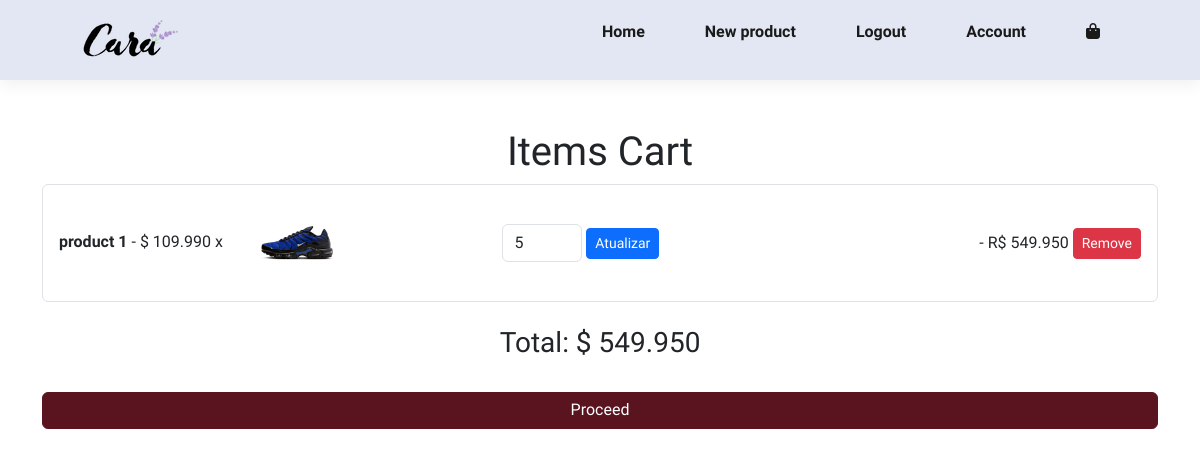
The page /cart/ (signed in) on the database as committed earlier.
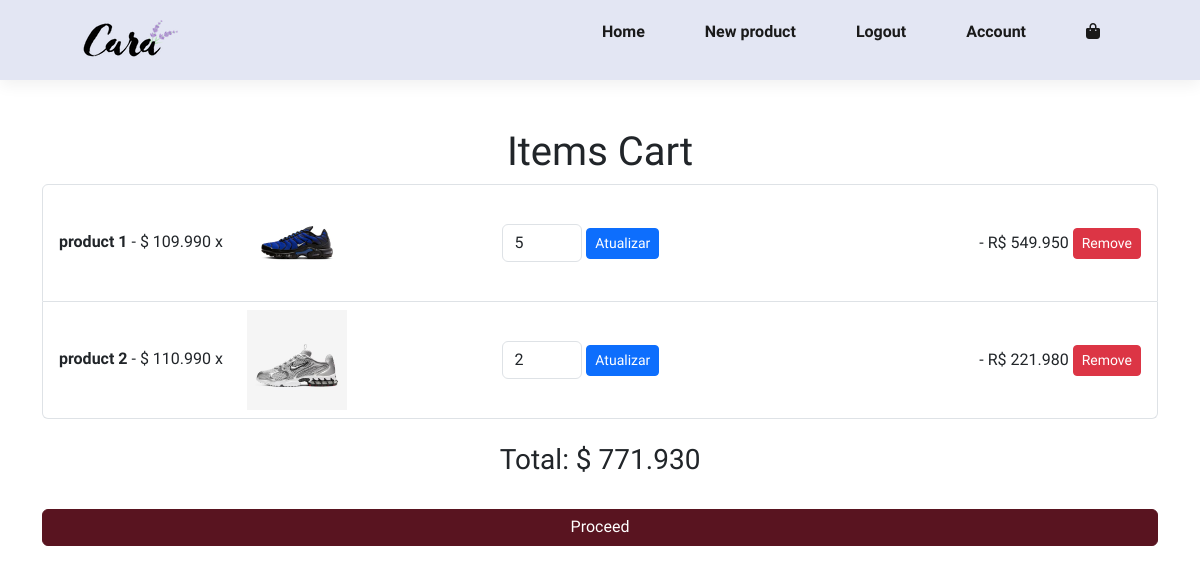
The same page on the database as committed later.
### apps/cart/models.py (models this page shows, shortened)
class CartItem(models.Model):
    user = models.ForeignKey(
        to=User,
        on_delete=models.SET_NULL,
        null=True,
        blank=False,
        related_name="cart_item"
    )
    product = models.ForeignKey(Product, on_delete=models.CASCADE)
    quantity = models.PositiveIntegerField(default=1)
    added_at = models.DateTimeField(auto_now_add=True)
    def total_price(self):
        return self.product.price * self.quantity

### apps/main/models.py (models this page shows, shortened)
class Product(models.Model):
    name = models.CharField(max_length=50, null=False, blank=False, default='Image')
    description = models.CharField(max_length=100, null=True, blank=True)
    image = models.ImageField(upload_to='fotos/%Y/%m/%d', blank=False, null=True, default=None)
    price = models.DecimalField(max_digits=10, decimal_places=3, blank=False, null=False, default=None)
    user = models.ForeignKey(
        to=User,
        on_delete=models.SET_NULL,
        null=True,
        blank=False,
        related_name="user"
    )

### apps/cart/views.py (the view)
    def wrapper(request, *args, **kwargs):
        if not request.user.is_authenticated:
            return redirect('login')
        return view_func(request, *args, **kwargs)

### apps/cart/views.py (called while the page is built)
def custom_login_required(view_func):
    def wrapper(request, *args, **kwargs):
        if not request.user.is_authenticated:
            return redirect('login')
        return view_func(request, *args, **kwargs)
    return wrapper

@custom_login_required
def cartView(request):
    cart_items = CartItem.objects.filter(user=request.user)
    if not cart_items.exists():
        messages.warning(request, "Your cart is empty.")
        return redirect('cart_view')
    total = sum(item.total_price() or 0 for item in cart_items)
    return render(request, 'cart-temp/cart.html', {'cart_items': cart_items, 'total': total})

### apps/cart/templates/cart-temp/cart.html (shortened to what this page needs)
{% extends 'cart-temp/base.html' %}
{% load static %}
{% block content %}
<div class="container mt-5">
    <h1 class="h1 text-center">Items Cart</h1>
    {% if cart_items %}
        <ul class="list-group">
            {% for item in cart_items %}
                <li class="list-group-item d-flex justify-content-between align-items-center">
                    <div>
                        <span class="fw-bold">{{ item.product.name }}</span> - $ {{ item.product.price }} x
                        <img class="image-cart" src="{{ item.product.image.url }}" alt="">
                    </div>
                    <form method="POST" action="{% url 'cart:update_item' item.id %}" class="d-inline">
                        <input type="number" name="quantity" class="form-control d-inline w-25" value="{{ item.quantity }}" min="1" />
                        <button type="submit" class="btn btn-sm btn-primary">Atualizar</button>
                    </form>
                    <div>
                        - R$ {{ item.total_price }}
                        <a href="{% url 'cart:remove_from_cart' item.id %}" class="btn btn-sm btn-danger">Remove</a>
                    </div>
                </li>
            {% endfor %}
        </ul>
        <h3 class="h3 text-center mt-4">Total: $ {{ total }}</h3>
        <br>
        <div class="col-12 text-center">
            <a href="{% url 'cart:checkout' %}">
            <button class="btn btn-success col-12" style="padding-top: 5px; background-color: #591420 !important; border-color: #591420 !important;" type="submit">Proceed</button>
            </a>
        </div>
    {% else %}
        <h1 class="h1 text-center text-muted">Your cart is empty</h1>
    {% endif %}
</div>
{% endblock %}

Rows that differ between the two databases and show on the page:
added CartItem: product.name "product 2", product.price "110.990", product.image (picture), quantity "2", total_price "221.980"
Other text that changed with them:
{{ total }}: "549.950" → "771.930"
